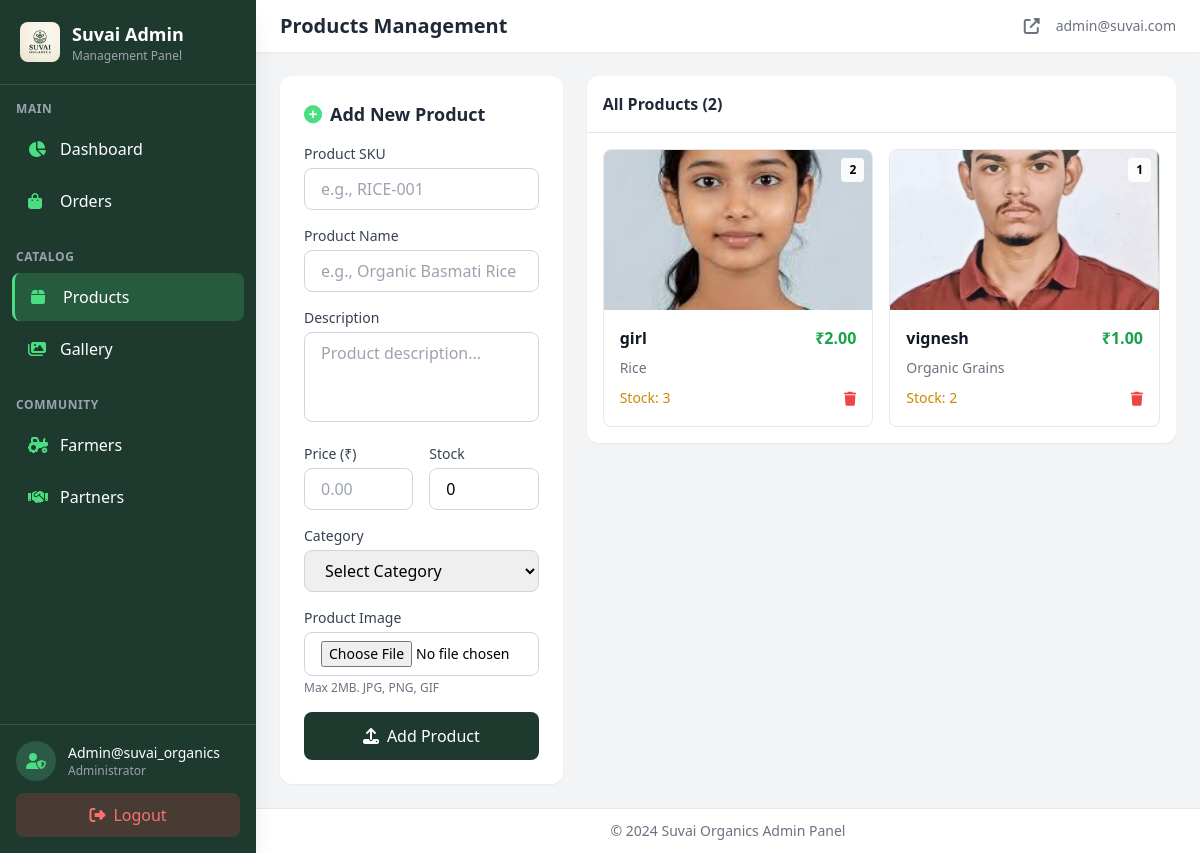
Page /products/upload (signed in) on the committed database.
### app.py (models this page shows)
class User(db.Model, UserMixin):
    id = db.Column(db.Integer, primary_key=True)
    username = db.Column(db.String(150), unique=True, nullable=False)
    email = db.Column(db.String(150), unique=True, nullable=False)
    password = db.Column(db.String(200), nullable=False)
    role = db.Column(db.String(20), default='customer')  # 'admin' or 'customer'
    created_at = db.Column(db.DateTime, default=datetime.utcnow)

class Product(db.Model):
    id = db.Column(db.Integer, primary_key=True)
    sku = db.Column(db.String(50), unique=True, nullable=False)
    name = db.Column(db.String(150), nullable=False)
    description = db.Column(db.Text, nullable=True)
    price = db.Column(db.Float, nullable=False)
    category = db.Column(db.String(50), nullable=False)
    stock = db.Column(db.Integer, default=0)
    image_filename = db.Column(db.String(200), nullable=True)
    created_at = db.Column(db.DateTime, default=datetime.utcnow)

### app.py (the view, shortened to what this page needs)
@app.route('/products/upload', methods=['GET', 'POST'])
@login_required
def products_upload():
    if current_user.role != 'admin':
        return redirect(url_for('home'))
    products = Product.query.order_by(Product.created_at.desc()).all()
    return render_template('products-upload.html', products=products)

### app.py (called while the page is built)
@login_manager.user_loader
def load_user(user_id):
    return User.query.get(int(user_id))

@app.after_request
def add_header(response):
    if current_user.is_authenticated:
        response.headers['Cache-Control'] = 'no-cache, no-store, must-revalidate, private'
        response.headers['Pragma'] = 'no-cache'
        response.headers['Expires'] = '0'
    return response

### templates/products-upload.html (shortened to what this page needs)
{% extends "admin-layout.html" %}
{% set admin_active_page = 'products' %}
{% block page_title %}Products Management{% endblock %}
{% block content %}
<div class="grid grid-cols-1 lg:grid-cols-3 gap-6">
  <div class="lg:col-span-1">
    <div class="bg-white rounded-xl shadow-sm p-6 sticky top-24">
      <h3 class="text-lg font-bold text-gray-800 mb-4">
        <i class="fas fa-plus-circle text-admin-accent mr-2"></i>Add New Product
      </h3>
      <form action="{{ url_for('products_upload') }}" method="POST" enctype="multipart/form-data" class="space-y-4">
        <div>
          <label class="block text-sm font-medium text-gray-700 mb-1">Product SKU</label>
          <input type="text" name="sku" required
            class="w-full px-4 py-2 border border-gray-300 rounded-lg focus:ring-2 focus:ring-admin-accent focus:border-transparent"
            placeholder="e.g., RICE-001">
        </div>
        <div>
          <label class="block text-sm font-medium text-gray-700 mb-1">Product Name</label>
          <input type="text" name="name" required
            class="w-full px-4 py-2 border border-gray-300 rounded-lg focus:ring-2 focus:ring-admin-accent focus:border-transparent"
            placeholder="e.g., Organic Basmati Rice">
        </div>
        <div>
          <label class="block text-sm font-medium text-gray-700 mb-1">Description</label>
          <textarea name="description" rows="3"
            class="w-full px-4 py-2 border border-gray-300 rounded-lg focus:ring-2 focus:ring-admin-accent focus:border-transparent resize-none"
            placeholder="Product description..."></textarea>
        </div>
        <div class="grid grid-cols-2 gap-4">
          <div>
            <label class="block text-sm font-medium text-gray-700 mb-1">Price (₹)</label>
            <input type="number" name="price" step="0.01" required
              class="w-full px-4 py-2 border border-gray-300 rounded-lg focus:ring-2 focus:ring-admin-accent focus:border-transparent"
              placeholder="0.00">
          </div>
          <div>
            <label class="block text-sm font-medium text-gray-700 mb-1">Stock</label>
            <input type="number" name="stock" value="0"
              class="w-full px-4 py-2 border border-gray-300 rounded-lg focus:ring-2 focus:ring-admin-accent focus:border-transparent"
              placeholder="0">
          </div>
        </div>
        <div>
          <label class="block text-sm font-medium text-gray-700 mb-1">Category</label>
          <select name="category" required
            class="w-full px-4 py-2 border border-gray-300 rounded-lg focus:ring-2 focus:ring-admin-accent focus:border-transparent">
            <option value="">Select Category</option>
          </select>
        </div>
        <div>
          <label class="block text-sm font-medium text-gray-700 mb-1">Product Image</label>
          <input type="file" name="image" accept="image/*"
            class="w-full px-4 py-2 border border-gray-300 rounded-lg focus:ring-2 focus:ring-admin-accent focus:border-transparent text-sm">
          <p class="text-xs text-gray-500 mt-1">Max 2MB. JPG, PNG, GIF</p>
        </div>
        <button type="submit"
          class="w-full bg-admin-primary text-white py-3 rounded-lg hover:bg-admin-secondary transition font-medium">
          <i class="fas fa-upload mr-2"></i>Add Product
        </button>
      </form>
    </div>
  </div>
  <div class="lg:col-span-2">
    <div class="bg-white rounded-xl shadow-sm">
      <div class="p-4 border-b flex justify-between items-center">
        <h3 class="font-bold text-gray-800">All Products ({{ products|length if products else 0 }})</h3>
      </div>
      <div class="p-4">
        {% if products %}
        <div class="grid grid-cols-1 sm:grid-cols-2 gap-4">
          {% for product in products %}
          <div class="border rounded-lg overflow-hidden hover:shadow-md transition group">
            <div class="h-40 bg-gray-100 relative">
              {% if product.image_filename %}
              <img src="{{ url_for('static', filename='uploads/' + product.image_filename) }}" alt="{{ product.name }}"
                class="w-full h-full object-cover">
              {% else %}
              <div class="w-full h-full flex items-center justify-center text-gray-400">
                <i class="fas fa-image text-4xl"></i>
              </div>
              {% endif %}
              <span class="absolute top-2 right-2 px-2 py-1 bg-white/90 text-xs font-bold rounded">
                {{ product.sku }}
              </span>
            </div>
            <div class="p-4">
              <div class="flex justify-between items-start mb-2">
                <h4 class="font-bold text-gray-900">{{ product.name }}</h4>
                <span class="text-green-600 font-bold">₹{{ "%.2f"|format(product.price) }}</span>
              </div>
              <p class="text-gray-500 text-sm mb-2">{{ product.category }}</p>
              <div class="flex justify-between items-center">
                <span
                  class="text-sm {% if product.stock > 5 %}text-green-600{% elif product.stock > 0 %}text-yellow-600{% else %}text-red-600{% endif %}">
                  Stock: {{ product.stock }}
                </span>
                <form action="{{ url_for('delete_product', product_id=product.id) }}" method="POST" class="inline"
                  onsubmit="return confirm('Delete this product?')">
                  <button type="submit" class="text-red-500 hover:text-red-700 text-sm">
                    <i class="fas fa-trash"></i>
                  </button>
                </form>
              </div>
            </div>
          </div>
          {% endfor %}
        </div>
        {% endif %}
      </div>
    </div>
  </div>
</div>
{% endblock %}

### templates/admin-layout.html (shortened to what this page needs)
{% set admin_active_page = admin_active_page or 'dashboard' %}
<!DOCTYPE html>
<html lang="en">
<head>
    <script src="https://cdn.tailwindcss.com"></script>
    <link rel="stylesheet" href="https://cdnjs.cloudflare.com/ajax/libs/font-awesome/6.4.0/css/all.min.css">
</head>
<body class="bg-gray-100 font-sans">
    <div class="flex min-h-screen">
        <aside id="sidebar"
            class="admin-sidebar fixed md:static inset-y-0 left-0 z-50 w-64 bg-admin-primary text-white flex flex-col shadow-xl">
            <div class="p-5 border-b border-admin-secondary flex items-center justify-between">
                <div class="flex items-center">
                    <img src="{{ url_for('static', filename='images/logo.jpg') }}" alt="Suvai Admin Logo"
                        class="w-10 h-10 rounded-lg mr-3 object-cover">
                    <div>
                        <h1 class="text-lg font-bold">Suvai Admin</h1>
                        <p class="text-xs text-gray-400">Management Panel</p>
                    </div>
                </div>
            </div>
            <nav class="flex-1 py-4 overflow-y-auto">
                <div class="px-4 mb-2 text-xs font-semibold text-gray-400 uppercase tracking-wider">Main</div>
                <ul class="space-y-1 px-3">
                    <li>
                        <a href="{{ url_for('admin_dashboard') }}"
                            class="sidebar-link flex items-center px-4 py-3 rounded-lg {% if admin_active_page == 'dashboard' %}active{% endif %}">
                            <i class="fas fa-chart-pie w-5 mr-3 text-admin-accent"></i>
                            <span>Dashboard</span>
                        </a>
                    </li>
                    <li>
                        <a href="{{ url_for('orders_manage') }}"
                            class="sidebar-link flex items-center px-4 py-3 rounded-lg {% if admin_active_page == 'orders' %}active{% endif %}">
                            <i class="fas fa-shopping-bag w-5 mr-3 text-admin-accent"></i>
                            <span>Orders</span>
                        </a>
                    </li>
                </ul>
                <div class="px-4 mt-6 mb-2 text-xs font-semibold text-gray-400 uppercase tracking-wider">Catalog</div>
                <ul class="space-y-1 px-3">
                    <li>
                        <a href="{{ url_for('products_upload') }}"
                            class="sidebar-link flex items-center px-4 py-3 rounded-lg {% if admin_active_page == 'products' %}active{% endif %}">
                            <i class="fas fa-box w-5 mr-3 text-admin-accent"></i>
                            <span>Products</span>
                        </a>
                    </li>
                    <li>
                        <a href="{{ url_for('gallery_manage') }}"
                            class="sidebar-link flex items-center px-4 py-3 rounded-lg {% if admin_active_page == 'gallery' %}active{% endif %}">
                            <i class="fas fa-images w-5 mr-3 text-admin-accent"></i>
                            <span>Gallery</span>
                        </a>
                    </li>
                </ul>
                <div class="px-4 mt-6 mb-2 text-xs font-semibold text-gray-400 uppercase tracking-wider">Community</div>
                <ul class="space-y-1 px-3">
                    <li>
                        <a href="{{ url_for('farmers_manage') }}"
                            class="sidebar-link flex items-center px-4 py-3 rounded-lg {% if admin_active_page == 'farmers' %}active{% endif %}">
                            <i class="fas fa-tractor w-5 mr-3 text-admin-accent"></i>
                            <span>Farmers</span>
                        </a>
                    </li>
                    <li>
                        <a href="{{ url_for('partners_manage') }}"
                            class="sidebar-link flex items-center px-4 py-3 rounded-lg {% if admin_active_page == 'partners' %}active{% endif %}">
                            <i class="fas fa-handshake w-5 mr-3 text-admin-accent"></i>
                            <span>Partners</span>
                        </a>
                    </li>
                </ul>
            </nav>
            <div class="p-4 border-t border-admin-secondary">
                <div class="flex items-center mb-3">
                    <div class="w-10 h-10 rounded-full bg-admin-secondary flex items-center justify-center mr-3">
                        <i class="fas fa-user-shield text-admin-accent"></i>
                    </div>
                    <div>
                        <p class="font-medium text-sm">{{ current_user.username if current_user.is_authenticated else
                            'Admin' }}</p>
                        <p class="text-xs text-gray-400">Administrator</p>
                    </div>
                </div>
                <a href="{{ url_for('admin_logout') }}"
                    class="flex items-center justify-center w-full bg-red-500/20 text-red-400 py-2.5 rounded-lg hover:bg-red-500 hover:text-white transition">
                    <i class="fas fa-sign-out-alt mr-2"></i>
                    <span>Logout</span>
                </a>
            </div>
        </aside>
        <div class="flex-1 flex flex-col">
            <header class="bg-white shadow-sm sticky top-0 z-40">
                <div class="flex items-center justify-between px-4 py-3 md:px-6">
                    <div class="flex items-center">
                        <h2 class="text-xl font-bold text-gray-800">{% block page_title %}Dashboard{% endblock %}</h2>
                    </div>
                    <div class="flex items-center space-x-4">
                        <a href="{{ url_for('home') }}" target="_blank"
                            class="text-gray-500 hover:text-admin-primary transition" title="View Website">
                            <i class="fas fa-external-link-alt"></i>
                        </a>
                        <span class="text-sm text-gray-500">{{ current_user.email if current_user.is_authenticated else
                            '' }}</span>
                    </div>
                </div>
            </header>
            <main class="flex-1 p-4 md:p-6 overflow-y-auto">
                {% block content %}{% endblock %}
            </main>
            <footer class="bg-white border-t px-6 py-3 text-center text-sm text-gray-500">
                &copy; 2024 Suvai Organics Admin Panel
            </footer>
        </div>
    </div>
</body>
</html>

### templates/admin-layout.html (style rules this page uses)
.sidebar-link { transition: all 0.2s ease; }
.sidebar-link:hover, .sidebar-link.active { background-color: rgba(74, 222, 128, 0.15); border-left: 3px solid #4ade80; }
.sidebar-link.active { background-color: rgba(74, 222, 128, 0.2); }

### rows in the picture
User: username "Admin@suvai_organics", email "admin@suvai.com"
Product: image_filename+name (picture), sku "2", name "girl", price "2.00", category "Rice", stock "3"
Product: image_filename (picture), sku "1", name "vignesh", price "1.00", category "Organic Grains", stock "2"

### other values in the picture
{{ products|length if products else 0 }} "2"
